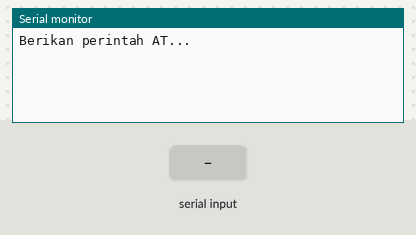
Simulated run of this sketch. Board: Arduino Uno, built with avr-gcc and run on an emulated ATmega328P. On the bench: the last lines printed to the serial monitor. The test bench sets the inputs (shaded band).

Above: at 1.2 s.
1.3 s: "1\n" received over Serial
At 1.8 s:
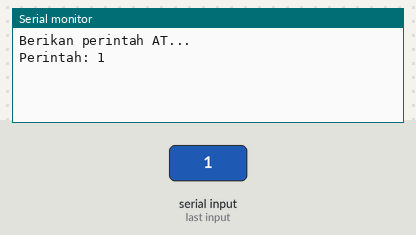
2.8 s: "1\n" received over the second serial link
At 4.0 s:
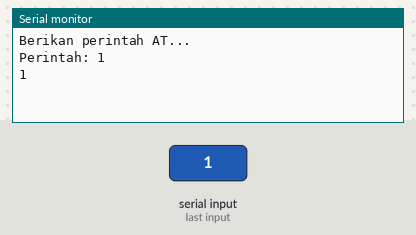
4.3 s: byte 10 ('\n') received over Serial
At 5.3 s:
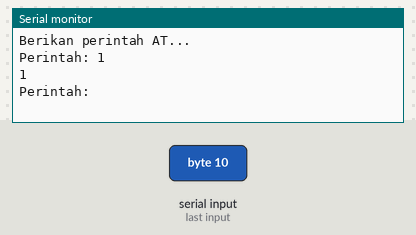
5.8 s: "0\n" received over Serial
At 6.4 s:
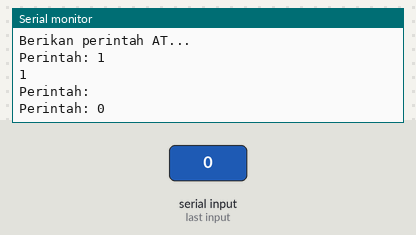
7.3 s: "0\n" received over the second serial link
At 8.7 s:
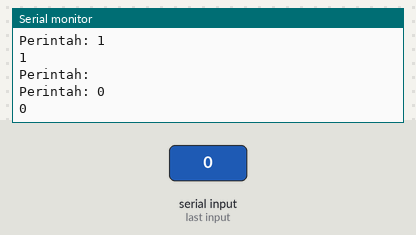

The sketch:

espSerial.ino
```cpp
// -----------------------------------------
// Contoh pengujian perintah AT pada ESP8266
// -----------------------------------------

#include <SoftwareSerial.h>

const int LAJU_BIT = 9600;

SoftwareSerial esp8266(8, 9); // RX, TX

void setup() {
  Serial.begin(LAJU_BIT);
  esp8266.begin(LAJU_BIT);
  Serial.println("Berikan perintah AT...");
}

void loop() {
  // Baca hasil dari ESP8266
  while (esp8266.available()) {
    char kar = esp8266.read();
    if (kar < 32 && !(kar == '\n'))
      continue;

    Serial.print(kar);
  }

  // Kirim perintah ke ESP8266
  if (Serial.available()) {
    Serial.print("Perintah: ");
    while (Serial.available()) {
      char kar = Serial.read();
      Serial.write(kar);
      esp8266.write(kar);
    }
  }
}
```

Measured:
- after the input at 1.3 s, the serial monitor: prints a new line at once (image 1)
- after the input at 2.8 s, the serial monitor: prints a new line at once (image 2)
- after the input at 4.3 s, the serial monitor: prints a new line at once (image 3)
- after the input at 5.8 s, the serial monitor: prints a new line at once (image 4)
- after the input at 7.3 s, the serial monitor: prints a new line at once (image 5)
